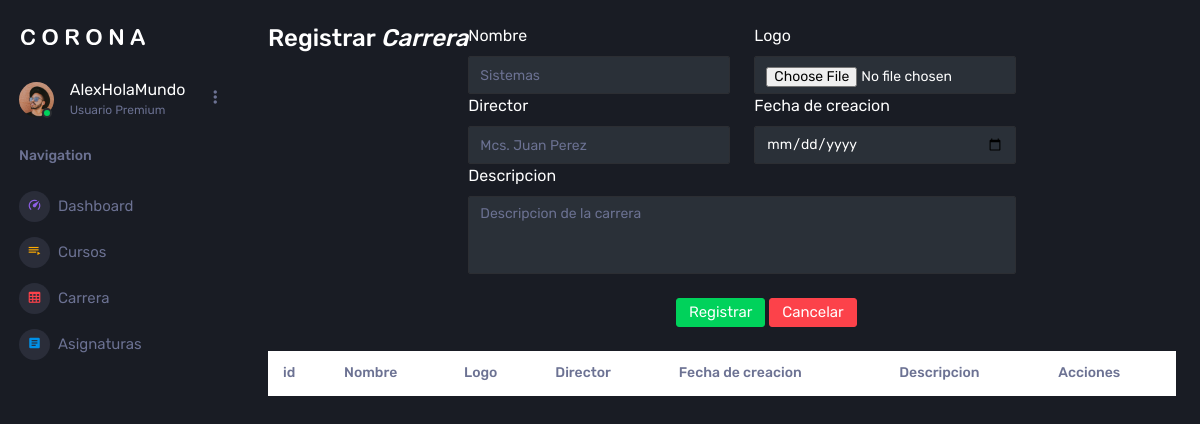
The app's page /listaCarrera/, older data.
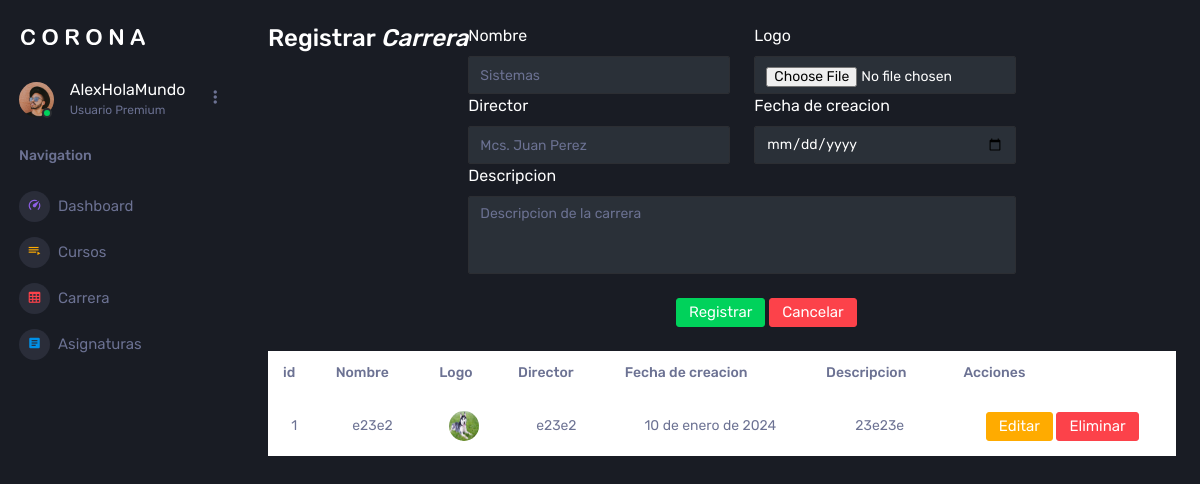
The same page, newer data.
### Aplicaciones/MatriculasWATT/models.py (models this page shows, shortened)
class carreraWATT(models.Model):
    idCarreraWATT = models.AutoField(primary_key=True)
    nombreCarreraWATT = models.CharField(max_length=50)
    logoCarreraWATT = models.ImageField(upload_to='logos',null=True, blank=True)
    directorCarreraWATT = models.CharField(max_length=50)
    fechaCreacionCarreraWATT = models.DateField()
    descripcionCarreraWATT = models.CharField(max_length=50)

### Aplicaciones/MatriculasWATT/views.py (the view)
# urls.py: path('listaCarrera/', views.listaCarrera),
def listaCarrera(request):
    carreraBdd=carreraWATT.objects.all()
    return render(request, 'listaCarrera.html', {
        'carreras': carreraBdd
    })

### Aplicaciones/MatriculasWATT/templates/listaCarrera.html (shortened to what the changed rows need)
{%extends './home.html'%} {%block contenido%} {% load static %}
<div class="container m-4">
  <div class="row">
    <div class="table-responsive">
      <table class="table table-light bg-white" id="tableCarreras">
        <thead>
          <tr>
            <th scope="col">id</th>
            <th scope="col">Nombre</th>
            <th scope="col">Logo</th>
            <th scope="col">Director</th>
            <th scope="col">Fecha de creacion</th>
            <th scope="col">Descripcion</th>
            <th scope="col">Acciones</th>
          </tr>
        </thead>
        <tbody>
          {% for carrera in carreras %}
          <tr>
            <td class="text-center">{{carrera.idCarreraWATT}}</td>
            <td class="text-center">{{carrera.nombreCarreraWATT}}</td>
            <td class="text-center">
              {% if carrera.logoCarreraWATT %}
              <a href="{{carrera.logoCarreraWATT.url}}" target="_blank">
                <img
                  src="{{carrera.logoCarreraWATT.url}}"
                  alt=""
                  width="50px"
                  height="50px"
                />
              </a>
              {% else %}
              <b>N/A</b>
              {% endif %}
            </td>
            <td class="text-center">{{carrera.directorCarreraWATT}}</td>
            <td class="text-center">{{carrera.fechaCreacionCarreraWATT}}</td>
            <td class="text-center">{{carrera.descripcionCarreraWATT}}</td>
            <td class="text-center">
              <a
                href="/editarCarrera/{{carrera.idCarreraWATT}}"
                class="btn btn-warning"
              >
                Editar
              </a>
              <a
                href="javascript:void(0);"
                type="button"
                class="btn btn-danger"
                onclick="eliminarCarrera(' /eliminarCarrera/{{carrera.idCarreraWATT}} ')"
              >
                Eliminar
              </a>
            </td>
          </tr>
          {% endfor %}
        </tbody>
      </table>
    </div>
  </div>
</div>
{%endblock%}

Row changes from the older to the newer data that the page shows:
added carreraWATT: idCarreraWATT "1", nombreCarreraWATT "e23e2", logoCarreraWATT (picture), directorCarreraWATT "e23e2", fechaCreacionCarreraWATT "10 de enero de 2024", descripcionCarreraWATT "23e23e"
